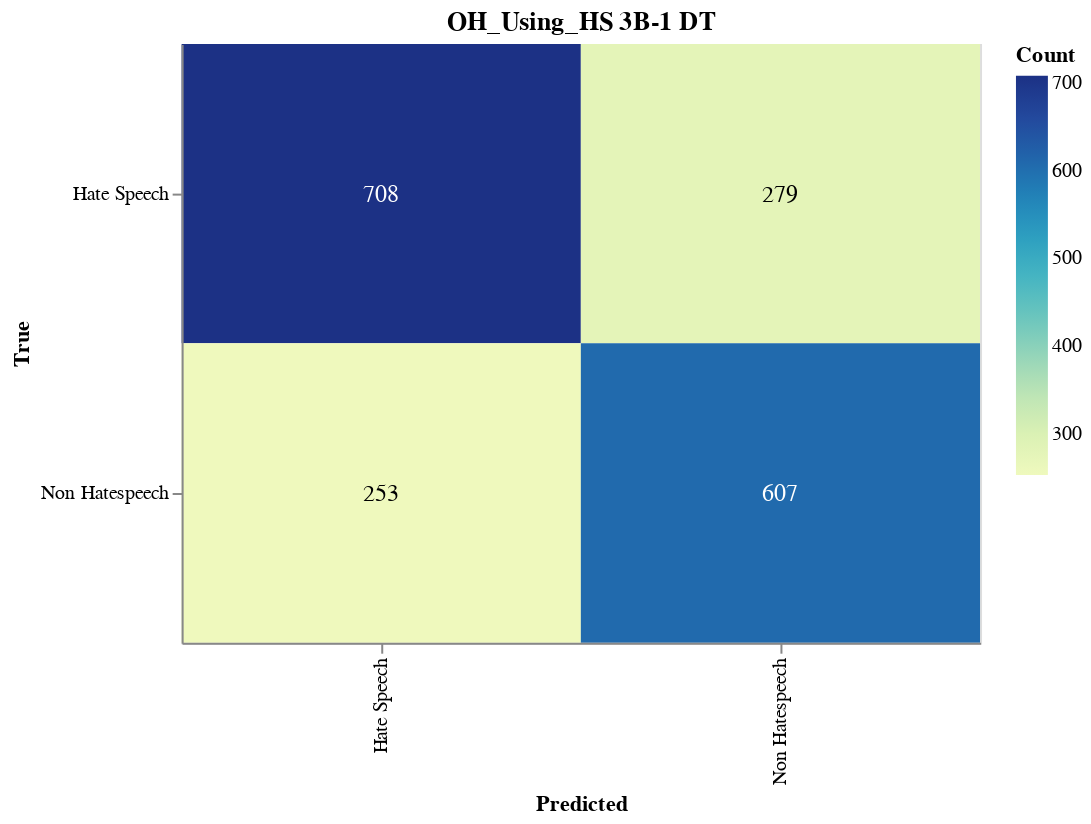

Here is the notebook cell this chart was saved with:
### Markdown cell above
#### Save Confusion Matrix

### Code cell
import altair as alt
import pandas as pd
from sklearn.metrics import confusion_matrix

# Calculate the confusion matrix
cm = confusion_matrix(true_labels, adjusted_predictions)

# Define class names
class_names = ['Non Hatespeech', 'Hate Speech']

# Convert confusion matrix to DataFrame
cm_df = pd.DataFrame(cm, index=class_names, columns=class_names).reset_index().melt(id_vars='index')
cm_df.columns = ['True', 'Predicted', 'Count']

# Ensure the order of categories
cm_df['True'] = pd.Categorical(cm_df['True'], categories=class_names, ordered=True)
cm_df['Predicted'] = pd.Categorical(cm_df['Predicted'], categories=class_names, ordered=True)

# Create the Altair plot
heatmap = alt.Chart(cm_df).mark_rect().encode(
    x=alt.X('Predicted:O', sort=class_names),
    y=alt.Y('True:O', sort=class_names),
    color='Count:Q',
    tooltip=['True', 'Predicted', 'Count']
).properties(
    width=400,
    height=300,
    title='OH_Using_HS 3B-1 DT'
)

# Add text labels
text = heatmap.mark_text(
    align='center',
    baseline='middle',
    fontSize=12
).encode(
    text='Count:Q',
    color=alt.condition(
        alt.datum.Count > cm.max() / 2,
        alt.value('white'),
        alt.value('black')
    )
)

# Combine heatmap and text
final_chart = heatmap + text

# Display the plot
final_chart.show()

### Figure 1 — Vega-Lite specification as saved in the notebook (floating-point values rounded to 4 significant figures)
{"config": {"view": {"continuousWidth": 300, "continuousHeight": 300}}, "layer": [{"mark": {"type": "rect"}, "encoding": {"color": {"field": "Count", "type": "quantitative"}, "tooltip": [{"field": "True", "type": "ordinal"}, {"field": "Predicted", "type": "ordinal"}, {"field": "Count", "type": "quantitative"}], "x": {"field": "Predicted", "sort": ["Hate Speech", "Non Hatespeech"], "type": "ordinal"}, "y": {"field": "True", "sort": ["Hate Speech", "Non Hatespeech"], "type": "ordinal"}}, "title": "OH_Using_HS 3B-1 DT"}, {"mark": {"type": "text", "align": "center", "baseline": "middle", "fontSize": 12}, "encoding": {"color": {"condition": {"test": "(datum.Count > 354.0)", "value": "white"}, "value": "black"}, "text": {"field": "Count", "type": "quantitative"}, "tooltip": [{"field": "True", "type": "ordinal"}, {"field": "Predicted", "type": "ordinal"}, {"field": "Count", "type": "quantitative"}], "x": {"field": "Predicted", "sort": ["Hate Speech", "Non Hatespeech"], "type": "ordinal"}, "y": {"field": "True", "sort": ["Hate Speech", "Non Hatespeech"], "type": "ordinal"}}, "title": "OH_Using_HS 3B-1 DT"}], "data": {"name": "data-c86ff7c9c8432196cda9adeda727ca23"}, "height": 300, "width": 400, "$schema": "https://vega.github.io/schema/vega-lite/v5.17.0.json", "datasets": {"data-c86ff7c9c8432196cda9adeda727ca23": [{"True": "Hate Speech", "Predicted": "Hate Speech", "Count": 708}, {"True": "Non Hatespeech", "Predicted": "Hate Speech", "Count": 253}, {"True": "Hate Speech", "Predicted": "Non Hatespeech", "Count": 279}, {"True": "Non Hatespeech", "Predicted": "Non Hatespeech", "Count": 607}]}}
